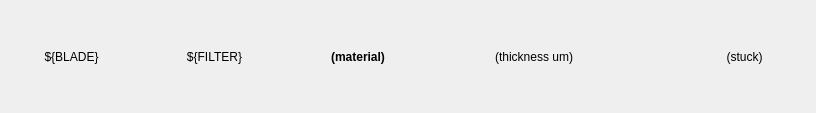
<?xml version="1.0" encoding="UTF-8"?>
<ui version="4.0">
 <class>Form</class>
 <widget class="QWidget" name="Form">
  <property name="geometry">
   <rect>
    <x>0</x>
    <y>0</y>
    <width>816</width>
    <height>113</height>
   </rect>
  </property>
  <property name="windowTitle">
   <string>Form</string>
  </property>
  <layout class="QHBoxLayout" name="horizontalLayout" stretch="0,0,0,0,0,0">
   <property name="spacing">
    <number>0</number>
   </property>
   <property name="leftMargin">
    <number>0</number>
   </property>
   <property name="topMargin">
    <number>0</number>
   </property>
   <property name="rightMargin">
    <number>0</number>
   </property>
   <property name="bottomMargin">
    <number>0</number>
   </property>
   <item>
    <widget class="QLabel" name="label">
     <property name="text">
      <string>${BLADE}</string>
     </property>
     <property name="alignment">
      <set>Qt::AlignCenter</set>
     </property>
    </widget>
   </item>
   <item>
    <widget class="QLabel" name="label_2">
     <property name="text">
      <string>${FILTER}</string>
     </property>
     <property name="alignment">
      <set>Qt::AlignCenter</set>
     </property>
    </widget>
   </item>
   <item>
    <widget class="PyDMLabel" name="Material">
     <property name="font">
      <font>
       <weight>75</weight>
       <bold>true</bold>
      </font>
     </property>
     <property name="toolTip">
      <string/>
     </property>
     <property name="text">
      <string>(material)</string>
     </property>
     <property name="alignment">
      <set>Qt::AlignCenter</set>
     </property>
     <property name="precision" stdset="0">
      <number>0</number>
     </property>
     <property name="showUnits" stdset="0">
      <bool>false</bool>
     </property>
     <property name="precisionFromPV" stdset="0">
      <bool>true</bool>
     </property>
     <property name="alarmSensitiveContent" stdset="0">
      <bool>false</bool>
     </property>
     <property name="alarmSensitiveBorder" stdset="0">
      <bool>true</bool>
     </property>
     <property name="PyDMToolTip" stdset="0">
      <string/>
     </property>
     <property name="channel" stdset="0">
      <string>ca://${prefix}:AXIS:${BLADE}:FILTER:${FILTER}:Material</string>
     </property>
     <property name="displayFormat" stdset="0">
      <enum>PyDMLabel::String</enum>
     </property>
    </widget>
   </item>
   <item>
    <widget class="PyDMLabel" name="Thickness">
     <property name="font">
      <font>
       <weight>50</weight>
       <bold>false</bold>
      </font>
     </property>
     <property name="toolTip">
      <string/>
     </property>
     <property name="text">
      <string>(thickness um)</string>
     </property>
     <property name="alignment">
      <set>Qt::AlignRight|Qt::AlignTrailing|Qt::AlignVCenter</set>
     </property>
     <property name="precision" stdset="0">
      <number>0</number>
     </property>
     <property name="showUnits" stdset="0">
      <bool>true</bool>
     </property>
     <property name="precisionFromPV" stdset="0">
      <bool>true</bool>
     </property>
     <property name="alarmSensitiveContent" stdset="0">
      <bool>false</bool>
     </property>
     <property name="alarmSensitiveBorder" stdset="0">
      <bool>true</bool>
     </property>
     <property name="PyDMToolTip" stdset="0">
      <string/>
     </property>
     <property name="channel" stdset="0">
      <string>ca://${prefix}:AXIS:${BLADE}:FILTER:${FILTER}:Thickness</string>
     </property>
     <property name="displayFormat" stdset="0">
      <enum>PyDMLabel::Decimal</enum>
     </property>
    </widget>
   </item>
   <item>
    <widget class="PyDMByteIndicator" name="Inserted">
     <property name="maximumSize">
      <size>
       <width>100</width>
       <height>50</height>
      </size>
     </property>
     <property name="toolTip">
      <string/>
     </property>
     <property name="alarmSensitiveContent" stdset="0">
      <bool>false</bool>
     </property>
     <property name="alarmSensitiveBorder" stdset="0">
      <bool>true</bool>
     </property>
     <property name="PyDMToolTip" stdset="0">
      <string/>
     </property>
     <property name="channel" stdset="0">
      <string>ca://${prefix}:AXIS:${BLADE}:FILTER:${FILTER}:Active</string>
     </property>
     <property name="orientation" stdset="0">
      <enum>Qt::Horizontal</enum>
     </property>
     <property name="showLabels" stdset="0">
      <bool>false</bool>
     </property>
     <property name="bigEndian" stdset="0">
      <bool>false</bool>
     </property>
     <property name="circles" stdset="0">
      <bool>true</bool>
     </property>
     <property name="numBits" stdset="0">
      <number>1</number>
     </property>
     <property name="shift" stdset="0">
      <number>0</number>
     </property>
     <property name="labels" stdset="0">
      <stringlist>
       <string>Bit 0</string>
      </stringlist>
     </property>
    </widget>
   </item>
   <item>
    <widget class="PyDMLabel" name="Stuck">
     <property name="font">
      <font>
       <weight>50</weight>
       <bold>false</bold>
      </font>
     </property>
     <property name="toolTip">
      <string/>
     </property>
     <property name="text">
      <string>(stuck)</string>
     </property>
     <property name="alignment">
      <set>Qt::AlignCenter</set>
     </property>
     <property name="precision" stdset="0">
      <number>0</number>
     </property>
     <property name="showUnits" stdset="0">
      <bool>true</bool>
     </property>
     <property name="precisionFromPV" stdset="0">
      <bool>true</bool>
     </property>
     <property name="alarmSensitiveContent" stdset="0">
      <bool>false</bool>
     </property>
     <property name="alarmSensitiveBorder" stdset="0">
      <bool>true</bool>
     </property>
     <property name="PyDMToolTip" stdset="0">
      <string/>
     </property>
     <property name="channel" stdset="0">
      <string>ca://${prefix}:AXIS:${BLADE}:FILTER:${FILTER}:IsStuck</string>
     </property>
     <property name="displayFormat" stdset="0">
      <enum>PyDMLabel::String</enum>
     </property>
    </widget>
   </item>
  </layout>
 </widget>
 <customwidgets>
  <customwidget>
   <class>PyDMLabel</class>
   <extends>QLabel</extends>
   <header>pydm.widgets.label</header>
  </customwidget>
  <customwidget>
   <class>PyDMByteIndicator</class>
   <extends>QWidget</extends>
   <header>pydm.widgets.byte</header>
  </customwidget>
 </customwidgets>
 <resources/>
 <connections/>
</ui>
